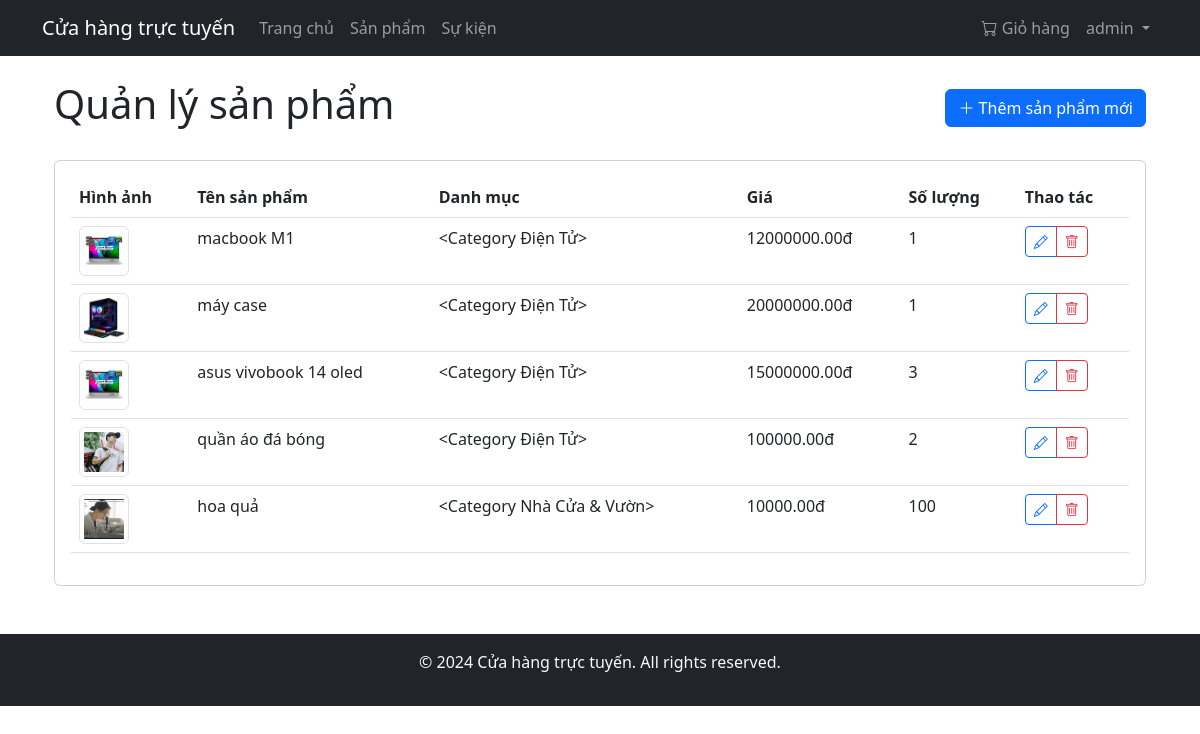
The app's page /product/admin (signed in) with its own data.
### app/models/user.py (models this page shows, shortened)
class User(UserMixin, db.Model):
    __tablename__ = 'users'
    id = db.Column(db.Integer, primary_key=True)
    username = db.Column(db.String(80), unique=True, nullable=False)
    email = db.Column(db.String(120), unique=True, nullable=False)
    password_hash = db.Column(db.String(128))
    is_admin = db.Column(db.Boolean, default=False)
    created_at = db.Column(db.DateTime, default=datetime.utcnow)
    orders = db.relationship('Order', back_populates='user', lazy=True)
    reviews = db.relationship('Review', back_populates='author', lazy='dynamic')
    cart = db.relationship('Cart', back_populates='user', uselist=False, cascade='all, delete-orphan')
    @property
    def cart_items(self):
        if self.cart:
            return self.cart.items
        return []

### app/models/product.py (models this page shows, shortened)
class Product(db.Model):
    __tablename__ = 'products'
    id = db.Column(db.Integer, primary_key=True)
    name = db.Column(db.String(100), nullable=False)
    description = db.Column(db.Text)
    price = db.Column(db.Float, nullable=False)
    stock = db.Column(db.Integer, nullable=False, default=0)
    image = db.Column(db.String(200))
    category_id = db.Column(db.Integer, db.ForeignKey('categories.id'), nullable=True)
    created_at = db.Column(db.DateTime, default=datetime.utcnow)
    category = db.relationship('Category', back_populates='products')
    cart_items = db.relationship('CartItem', back_populates='product', cascade='all, delete-orphan')
    order_items = db.relationship('OrderItem', back_populates='product', cascade='all, delete-orphan')
    reviews = db.relationship('Review', back_populates='product', cascade='all, delete-orphan')
    ratings = db.relationship('Rating', back_populates='product', cascade='all, delete-orphan')
    def image_url(self):
        if self.image:
            return url_for('static', filename=f'images/products/{self.image}')
        return url_for('static', filename='images/default_product.jpg')

### app/models/category.py (models this page shows, shortened)
class Category(db.Model):
    __tablename__ = 'categories'
    id = db.Column(db.Integer, primary_key=True)
    name = db.Column(db.String(50), nullable=False)
    description = db.Column(db.Text)
    created_at = db.Column(db.DateTime, default=datetime.utcnow)
    products = db.relationship('Product', back_populates='category', cascade='all, delete-orphan')
    events = db.relationship('Event', back_populates='category', cascade='all, delete-orphan')
    def __repr__(self):
        return f'<Category {self.name}>'

### app/controllers/product_controller.py (the view)
@product_bp.route('/admin')
@login_required
def admin_products():
    if not current_user.is_admin:
        flash('Bạn không có quyền truy cập trang này', 'danger')
        return redirect(url_for('home.index'))
    products = Product.query.all()
    return render_template('admin/products.html', products=products)

### app/models/user.py (called while the page is built)
@login_manager.user_loader
def load_user(id):
    return User.query.get(int(id))

### app/templates/admin/products.html (shortened to what this page needs)
{% extends "base.html" %}
{% block content %}
<div class="container">
    <div class="d-flex justify-content-between align-items-center mb-4">
        <h1>Quản lý sản phẩm</h1>
        <a href="{{ url_for('product.add_product') }}" class="btn btn-primary">
            <i class="bi bi-plus-lg"></i> Thêm sản phẩm mới
        </a>
    </div>
    {% if products %}
    <div class="card">
        <div class="card-body">
            <table class="table">
                <thead>
                    <tr>
                        <th>Hình ảnh</th>
                        <th>Tên sản phẩm</th>
                        <th>Danh mục</th>
                        <th>Giá</th>
                        <th>Số lượng</th>
                        <th>Thao tác</th>
                    </tr>
                </thead>
                <tbody>
                    {% for product in products %}
                    <tr>
                        <td>
                            <img src="{{ product.image_url() }}" alt="{{ product.name }}" class="img-thumbnail" style="width: 50px; height: 50px; object-fit: cover;">
                        </td>
                        <td>{{ product.name }}</td>
                        <td>{{ product.category|title }}</td>
                        <td>{{ "%.2f"|format(product.price) }}đ</td>
                        <td>{{ product.stock }}</td>
                        <td>
                            <div class="btn-group">
                                <a href="{{ url_for('product.edit_product', id=product.id) }}" class="btn btn-sm btn-outline-primary">
                                    <i class="bi bi-pencil"></i>
                                </a>
                                <button type="button" class="btn btn-sm btn-outline-danger" data-bs-toggle="modal" data-bs-target="#deleteModal{{ product.id }}">
                                    <i class="bi bi-trash"></i>
                                </button>
                            </div>
                        </td>
                    </tr>
                    {% endfor %}
                </tbody>
            </table>
        </div>
    </div>
    {% else %}
    <div class="alert alert-info">
        Chưa có sản phẩm nào. <a href="{{ url_for('product.add_product') }}">Thêm sản phẩm mới</a> để bắt đầu.
    </div>
    {% endif %}
</div>
{% endblock %}

### app/templates/base.html (shortened to what this page needs)
<!DOCTYPE html>
<html lang="vi">
<head>
    <link href="https://cdn.jsdelivr.net/npm/bootstrap@5.3.0/dist/css/bootstrap.min.css" rel="stylesheet">
    <link rel="stylesheet" href="https://cdn.jsdelivr.net/npm/bootstrap-icons@1.7.2/font/bootstrap-icons.css">
    <link rel="stylesheet" href="{{ url_for('static', filename='css/style.css') }}">
</head>
<body>
    <nav class="navbar navbar-expand-lg navbar-dark bg-dark">
        <div class="container">
            <a class="navbar-brand" href="{{ url_for('home.index') }}">Cửa hàng trực tuyến</a>
            <div class="collapse navbar-collapse" id="navbarNav">
                <ul class="navbar-nav me-auto">
                    <li class="nav-item">
                        <a class="nav-link" href="{{ url_for('home.index') }}">Trang chủ</a>
                    </li>
                    <li class="nav-item">
                        <a class="nav-link" href="{{ url_for('product.list_products') }}">Sản phẩm</a>
                    </li>
                    <li class="nav-item">
                        <a class="nav-link" href="{{ url_for('event.list_events') }}">Sự kiện</a>
                    </li>
                </ul>
                <ul class="navbar-nav">
                    {% if current_user.is_authenticated %}
                        <li class="nav-item">
                            <a class="nav-link" href="{{ url_for('cart.view_cart') }}">
                                <i class="bi bi-cart"></i> Giỏ hàng
                            </a>
                        </li>
                        <li class="nav-item dropdown">
                            <a class="nav-link dropdown-toggle" href="#" id="navbarDropdown" role="button" data-bs-toggle="dropdown">
                                {{ current_user.username }}
                            </a>
                        </li>
                    {% endif %}
                </ul>
            </div>
        </div>
    </nav>
    <div class="container mt-4">
        {% block content %}{% endblock %}
    </div>
    <footer class="bg-dark text-light mt-5 py-3">
        <div class="container text-center">
            <p>&copy; 2024 Cửa hàng trực tuyến. All rights reserved.</p>
        </div>
    </footer>
</body>
</html>

### app/static/css/style.css (style rules this page uses)
body { display: flex; flex-direction: column; min-height: 100vh; }
footer { margin-top: auto; }

### records on screen
User: username "admin"
Product: image_url (picture), name "macbook M1", category "<Category Điện Tử>", price "12000000.00", stock "1"
Product: image_url (picture), name "máy case", category "<Category Điện Tử>", price "20000000.00", stock "1"
Product: image_url (picture), name "asus vivobook 14 oled", category "<Category Điện Tử>", price "15000000.00", stock "3"
Product: image_url (picture), name "quần áo đá bóng", category "<Category Điện Tử>", price "100000.00", stock "2"
Product: image_url (picture), name "hoa quả", category "<Category Nhà Cửa & Vườn>", price "10000.00", stock "100"
